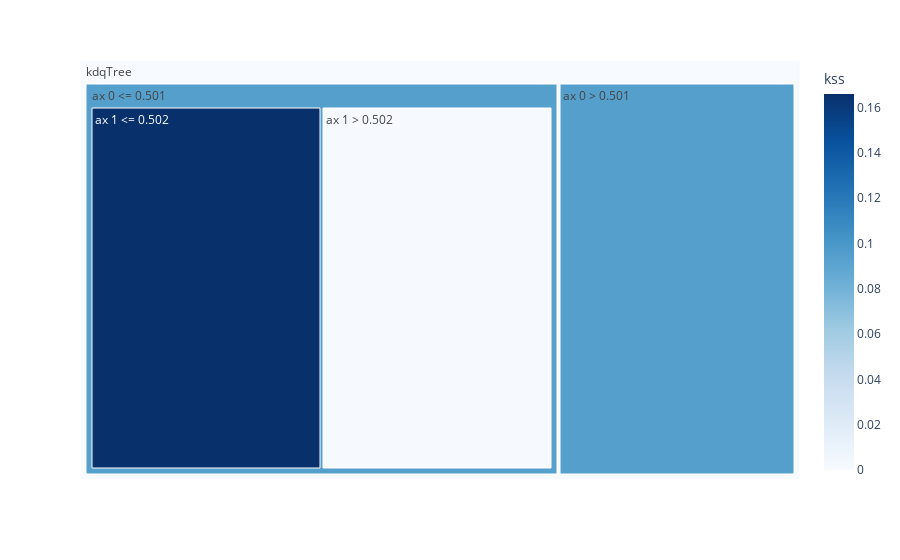

Notebook cell for this chart:
### Markdown cell above
#### Accessing and coloring by KSS

### Code cell
# TBD
fig = px.treemap(data_frame=df_plot, names='name', ids='idx', parents='parent_idx', color='kss', color_continuous_scale='blues')
fig.update_traces(root_color='lightgrey')
fig.show()

### Figure 1 — Plotly figure (JSON) as saved in the notebook; plotly's stock layout.template omitted (floating-point values rounded to 4 significant figures)
{"data": [{"domain": {"x": [0, 1], "y": [0, 1]}, "hovertemplate": "name=%{label}<br>parent_idx=%{parent}<br>idx=%{id}<br>kss=%{color}<extra></extra>", "ids": [2422899724544, 2422899728240, 2422867020384, 2422867019904, 2422899727952], "labels": ["kdqTree", "ax 0 <= 0.501", "ax 1 <= 0.502", "ax 1 > 0.502", "ax 0 > 0.501"], "marker": {"coloraxis": "coloraxis", "colors": [0, 0.09429, 0.166, 0.001004, 0.09429]}, "name": "", "parents": [null, 2422899724544, 2422899728240, 2422899728240, 2422899724544], "root": {"color": "lightgrey"}, "type": "treemap"}], "layout": {"coloraxis": {"colorbar": {"title": {"text": "kss"}}, "colorscale": [[0, "rgb(247,251,255)"], [0.125, "rgb(222,235,247)"], [0.25, "rgb(198,219,239)"], [0.375, "rgb(158,202,225)"], [0.5, "rgb(107,174,214)"], [0.625, "rgb(66,146,198)"], [0.75, "rgb(33,113,181)"], [0.875, "rgb(8,81,156)"], [1, "rgb(8,48,107)"]]}, "legend": {"tracegroupgap": 0}, "margin": {"t": 60}}}
